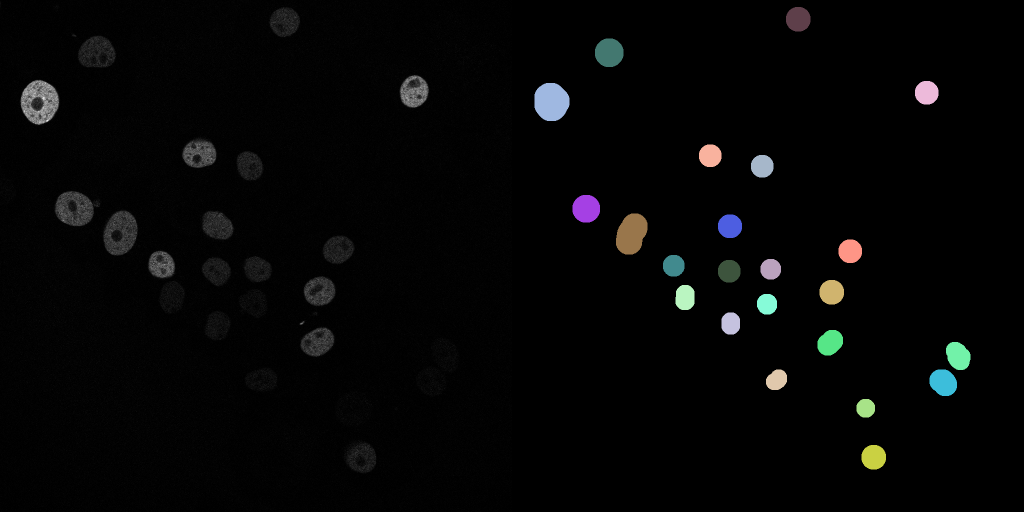
#> input picture figs/eda_frame000.png, 1024 x 512 px
$ python -i segment_classical.py   (imports and definitions only)
#> lines starting #> are read from the running program, lines starting #| are printed output that depends on the picture
#> further down, picture is the input picture: shape (512, 1024, 3); mean B, G, R 5.6, 5.7, 5.4
"""Classical (trainable-parameter-free) segmentation baseline for CTC 2D fluorescent data.

Pipeline per frame, all steps ablatable from the command line:

    Gaussian smooth -> Otsu threshold -> hole fill -> remove small debris
    -> distance transform -> local maxima seeds -> watershed split
    -> drop small/faint instances -> relabel 1..N

This exists for two reasons:

1. It is a *reference floor*. Any deep model that cannot beat this is not worth
   the write-up, and the rubric wants a baseline that is clearly not your own work.
2. Its failures are the ones worth fixing. Thresholding collapses touching
   nuclei and drops dim ones; a fine-tuned model attacks exactly those.

Output is a directory of ``mask###.tif`` (one 16-bit label image per frame) that
``src.run_track`` consumes directly.

Example
-------
    python -m src.segment_classical --seq data/Fluo-N2DH-GOWT1/01 --out runs/classical/01
"""

from __future__ import annotations

import argparse
import glob
import os
from pathlib import Path

import cv2
import numpy as np
import tifffile
from scipy import ndimage as ndi


def _otsu_foreground(img: np.ndarray, sigma: float) -> np.ndarray:
    """Smooth, normalise brightness, then split with Otsu."""
#> called with sigma = 1.5
    smooth = cv2.GaussianBlur(img.astype(np.float32), (0, 0), sigma)
    # Per-frame normalisation: absolute intensities differ a lot between the two
    # GOWT1 sequences (max 221 vs 155), so a global threshold would not transfer.
    hi = np.percentile(smooth, 99.5)
#> hi = 190
    norm = np.clip(smooth / max(hi, 1e-6), 0, 1)
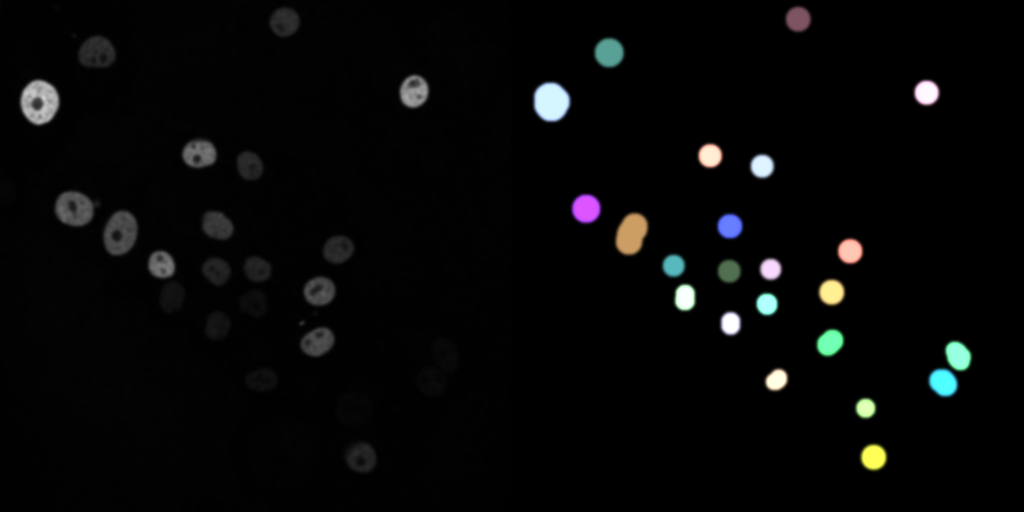
#> norm: shape (512, 1024, 3) float32; mean B, G, R 0.0286, 0.0294, 0.0278
    u8 = (norm * 255).astype(np.uint8)
#> (the run stopped early here; a loop or call above may not have finished)
